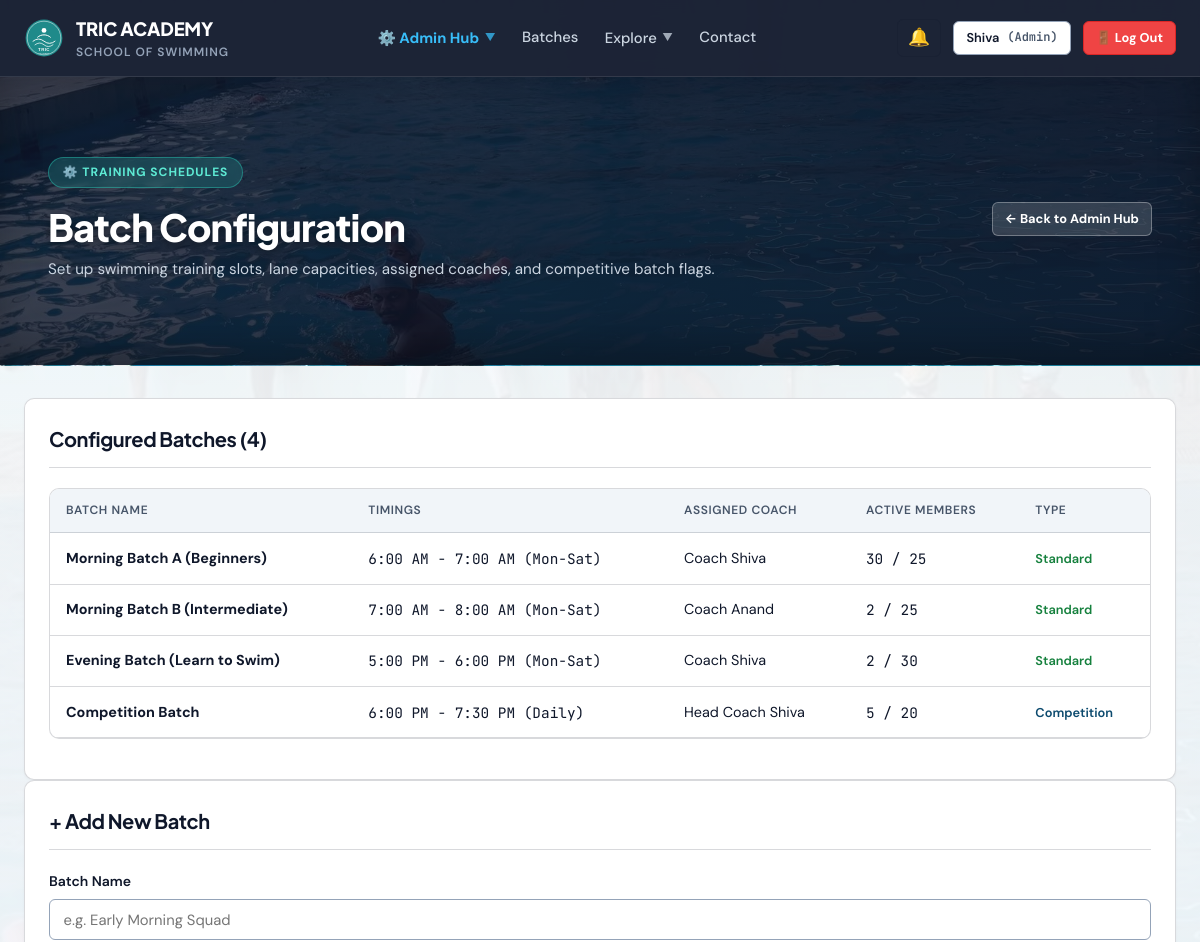
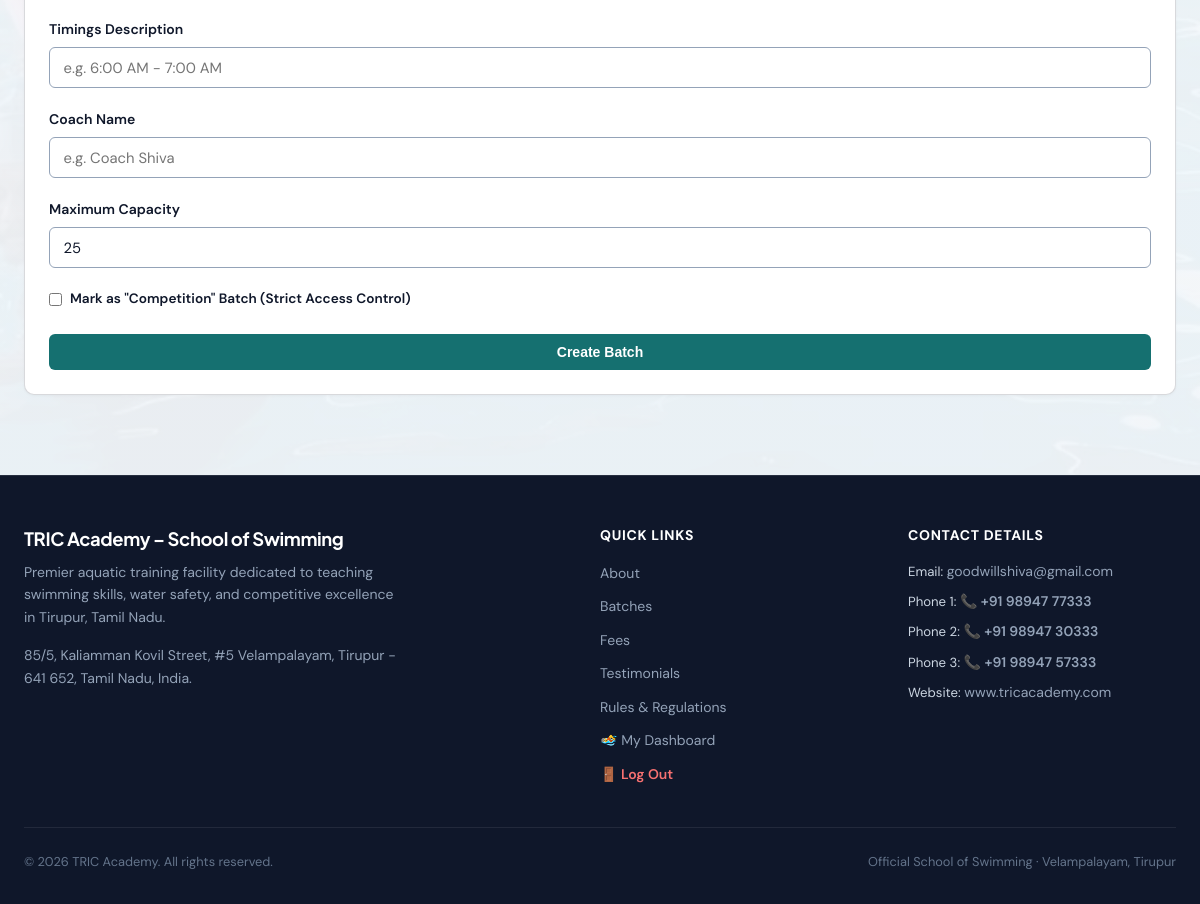
Screenshot of /admin/batches (signed in) with the database file from the repository (2 pictures, top to bottom).
### tables this page shows
CREATE TABLE "users" (
    id INTEGER PRIMARY KEY AUTOINCREMENT,
    app_no TEXT UNIQUE NOT NULL,
    role TEXT CHECK(role IN ('member', 'coach', 'admin')) NOT NULL DEFAULT 'member',
    status TEXT CHECK(status IN ('pending', 'approved', 'deactivated')) NOT NULL DEFAULT 'pending',
    name TEXT NOT NULL,
    email TEXT NOT NULL,
    phone TEXT NOT NULL,
    password_hash TEXT NOT NULL,
    dob DATE,
    age INTEGER,
    address TEXT,
    pincode TEXT,
    guardian_name TEXT,
    guardian_occupation TEXT,
    experience TEXT,
    pass_type_requested TEXT CHECK(pass_type_requested IN ('learn_to_swim', 'competition')) DEFAULT 'learn_to_swim',
    sponsored INTEGER DEFAULT 0,
    sponsor_cert_filename TEXT,
    photo_filename TEXT,
    health_declared INTEGER DEFAULT 0,
    rules_agreed INTEGER DEFAULT 0,
    signature_name TEXT,
    place TEXT,
    application_date DATE DEFAULT (DATE('now')),
    email_verified INTEGER DEFAULT 0,
    email_token TEXT,
    phone_verified INTEGER DEFAULT 0,
    mock_otp TEXT,
    reset_token TEXT,
    reset_token_expiry DATETIME,
    created_at DATETIME DEFAULT CURRENT_TIMESTAMP,
    rules_confirmed_at DATETIME,
    parent_id INTEGER REFERENCES users(id)
, dpdp_consent INTEGER DEFAULT 0);

CREATE TABLE batches (
    id INTEGER PRIMARY KEY AUTOINCREMENT,
    name TEXT NOT NULL,
    timing_desc TEXT NOT NULL,
    coach_name TEXT,
    max_capacity INTEGER DEFAULT 25,
    is_competition INTEGER DEFAULT 0
);

### app.py (the view, shortened to what this page needs)
@app.route('/admin/batches', methods=['GET', 'POST'])
@role_required(['admin'])
def admin_batches():
    db = get_db()
    batches = db.execute(
        """
        SELECT b.*, COUNT(m.id) AS member_count
        FROM batches b
        LEFT JOIN user_memberships m ON b.id = m.batch_id AND m.is_active = 1
        GROUP BY b.id
        ORDER BY b.id
        """
    ).fetchall()
    return render_template('admin_batches.html', batches=batches)

### app.py (called while the page is built)
def get_db():
    if 'db' not in g:
        g.db = sqlite3.connect(DATABASE, timeout=30.0, detect_types=sqlite3.PARSE_DECLTYPES)
        g.db.row_factory = sqlite3.Row
        g.db.execute("PRAGMA busy_timeout = 30000")
        g.db.execute("PRAGMA journal_mode = WAL")
        g.db.execute("PRAGMA foreign_keys = ON")
    return g.db

def get_current_user():
    if session.get('logged_out'):
        return None
    uid = session.get('user_id')
    if not uid:
        return None
    db = get_db()
    user = db.execute(
        """
        SELECT u.*,
               m.id AS membership_id, m.plan_id, m.batch_id, m.start_date, m.end_date, m.is_active AS membership_active,
               b.name AS batch_name, b.is_competition,
               p.name AS plan_name, p.fee_amount
        FROM users u
        LEFT JOIN user_memberships m ON u.id = m.user_id AND m.is_active = 1
        LEFT JOIN batches b ON m.batch_id = b.id
        LEFT JOIN plans p ON m.plan_id = p.id
        WHERE u.id = ?
        """,
        (uid,)
    ).fetchone()
    return user

@app.context_processor
def inject_user():
    user = get_current_user()
    unread_notifications_count = 0
    notifications_list = []
    if user:
        try:
            db = get_db()
            notifications_list = db.execute(
                "SELECT * FROM notifications WHERE user_id = ? ORDER BY created_at DESC LIMIT 5",
                (user['id'],)
            ).fetchall()
            unread_notifications_count = db.execute(
                "SELECT COUNT(*) AS c FROM notifications WHERE user_id = ? AND is_read = 0",
                (user['id'],)
            ).fetchone()['c']
        except Exception:
            pass
    return dict(
        current_user=user,
        now=datetime.now(),
        unread_notifications_count=unread_notifications_count,
        user_notifications=notifications_list
    )

def role_required(allowed_roles):
    def decorator(f):
        @wraps(f)
        def decorated_function(*args, **kwargs):
            user = get_current_user()
            if not user:
                flash('Please log in.', 'warning')
                return redirect(url_for('login'))
            if user['role'] not in allowed_roles:
                abort(403)
            return f(*args, **kwargs)
        return decorated_function
    return decorator

### templates/admin_batches.html (shortened to what this page needs)
{% extends "base.html" %}
{% block content %}
<div class="page-hero-banner">
  <div class="container" style="max-width: 1200px;">
    <div style="display: flex; justify-content: space-between; align-items: center; flex-wrap: wrap; gap: 1.5rem;">
      <div>
        <div class="hero-badge">⚙️ Training Schedules</div>
        <h1 style="color: #FFFFFF; margin: 0.25rem 0 0.5rem 0; font-size: clamp(1.75rem, 3.5vw, 2.35rem);">Batch Configuration</h1>
        <p style="color: #CBD5E1; margin: 0; font-size: 0.95rem;">Set up swimming training slots, lane capacities, assigned coaches, and competitive batch flags.</p>
      </div>
      <div>
        <a href="{{ url_for('admin_dashboard') }}" class="btn btn-secondary btn-sm" style="background: rgba(255,255,255,0.15); border-color: rgba(255,255,255,0.3); color: #FFFFFF; font-weight: 700;">
          ← Back to Admin Hub
        </a>
      </div>
    </div>
  </div>
</div>
<div class="container" style="padding-top: 2rem; padding-bottom: 5rem;">
  <div class="card">
      <div class="card-header">
        <h3 class="card-title">Configured Batches ({{ batches|length }})</h3>
      </div>
      <div class="table-container">
        <table class="data-table">
          <thead>
            <tr>
              <th>Batch Name</th>
              <th>Timings</th>
              <th>Assigned Coach</th>
              <th>Active Members</th>
              <th>Type</th>
            </tr>
          </thead>
          <tbody>
            {% for b in batches %}
            <tr>
              <td style="font-weight: 700;">{{ b.name }}</td>
              <td class="font-mono">{{ b.timing_desc }}</td>
              <td>{{ b.coach_name or 'Head Coach Shiva' }}</td>
              <td class="font-mono">{{ b.member_count }} / {{ b.max_capacity }}</td>
              <td>
                {% if b.is_competition %}
                  <span class="status-badge status-competition">Competition</span>
                {% else %}
                  <span class="status-badge status-active">Standard</span>
                {% endif %}
              </td>
            </tr>
            {% endfor %}
          </tbody>
        </table>
      </div>
    </div>
    <div class="card">
      <div class="card-header">
        <h3 class="card-title">+ Add New Batch</h3>
      </div>
      <form method="POST">
        <div class="form-group">
          <label class="form-label">Batch Name</label>
          <input type="text" name="name" class="form-control" placeholder="e.g. Early Morning Squad" required>
        </div>
        <div class="form-group">
          <label class="form-label">Timings Description</label>
          <input type="text" name="timing_desc" class="form-control" placeholder="e.g. 6:00 AM - 7:00 AM" required>
        </div>
        <div class="form-group">
          <label class="form-label">Coach Name</label>
          <input type="text" name="coach_name" class="form-control" placeholder="e.g. Coach Shiva">
        </div>
        <div class="form-group">
          <label class="form-label">Maximum Capacity</label>
          <input type="number" name="max_capacity" class="form-control font-mono" value="25" min="5" max="50">
        </div>
        <div class="form-group">
          <label style="display: flex; align-items: center; gap: 0.5rem; cursor: pointer; font-size: 0.85rem; font-weight: 600;">
            <input type="checkbox" name="is_competition" value="1">
            <span>Mark as "Competition" Batch (Strict Access Control)</span>
          </label>
        </div>
        <div style="margin-top: 1.5rem;">
          <button type="submit" class="btn btn-primary" style="width: 100%;">
            Create Batch
          </button>
        </div>
      </form>
    </div>
  </div>
{% endblock %}

### templates/base.html (shortened to what this page needs)
<!DOCTYPE html>
<html lang="en">
<head>
  <link rel="stylesheet" href="{{ url_for('static', filename='css/theme.css') }}">
  <link rel="stylesheet" href="{{ url_for('static', filename='css/paper_form.css') }}">
</head>
<body class="{% block body_class %}{% endblock %}">
  <header class="top-navbar {% block nav_class %}{% endblock %}">
    <div class="nav-container">
      <a href="{{ url_for('index') }}" class="brand-lockup">
        <img src="{{ url_for('static', filename='images/logo.svg') }}" alt="TRIC Logo" class="brand-logo-img">
        <div>
          <span class="brand-name">TRIC ACADEMY</span>
          <span class="brand-sub" data-i18n="nav_brand_sub">School of Swimming</span>
        </div>
      </a>
      <nav class="nav-links">
        {% if current_user and current_user.role == 'member' %}
          <a href="{{ url_for('member_dashboard') }}" class="nav-link {% if request.path in ('/dashboard', '/member/dashboard') %}active{% endif %}" data-i18n="nav_dashboard">🏊 My Dashboard</a>
          <a href="{{ url_for('renew_membership') }}" class="nav-link {% if request.path == '/renew' %}active{% endif %}" data-i18n="nav_renew">⚡ Renew Pass</a>
          <a href="{{ url_for('index') }}#batches" class="nav-link" data-i18n="nav_batches">Batches</a>
        {% elif current_user and current_user.role == 'admin' %}
          <div class="nav-dropdown" id="navAdminDropdown">
            <button type="button" class="nav-dropdown-toggle {% if '/admin' in request.path %}active{% endif %}" style="color: #38BDF8; font-weight: 700;">
              <span>⚙️ Admin Hub</span>
              <span class="nav-dropdown-chevron">▼</span>
            </button>
          </div>
          <a href="{{ url_for('index') }}#batches" class="nav-link" data-i18n="nav_batches">Batches</a>
        {% else %}
          <a href="{{ url_for('index') }}#about" class="nav-link" data-i18n="nav_about">About</a>
          <a href="{{ url_for('index') }}#batches" class="nav-link" data-i18n="nav_batches">Batches</a>
          <a href="{{ url_for('index') }}#fees" class="nav-link" data-i18n="nav_fees">Fees</a>
        {% endif %}
        <div class="nav-dropdown" id="navExploreDropdown">
          <button type="button" class="nav-dropdown-toggle {% if request.path in ('/rules', '/competition') %}active{% endif %}" aria-expanded="false" aria-haspopup="true">
            <span data-i18n="nav_explore">Explore</span>
            <span class="nav-dropdown-chevron">▼</span>
          </button>
        </div>
        <a href="{{ url_for('index') }}#contact" class="nav-link" data-i18n="nav_contact">Contact</a>
      </nav>
      <div class="nav-actions">
        {% if current_user %}
          <div class="notif-dropdown-wrapper">
            <button type="button" class="notif-btn" id="notifBellBtn" title="Notifications" onclick="document.getElementById('notifMenu').classList.toggle('open')">
              🔔
            </button>
          </div>
          <a href="{{ url_for('member_dashboard') if current_user.role == 'member' else url_for('admin_dashboard') }}" class="btn btn-secondary btn-sm nav-desktop-user">
            <span>{{ current_user.name.split()[0] }}</span>
            <span class="font-mono" style="font-size: 0.75rem; color: var(--text-muted);">({{ current_user.role|capitalize }})</span>
          </a>
          <a href="{{ url_for('logout') }}" class="btn btn-danger btn-sm nav-desktop-logout" style="font-weight: 700; background-color: #EF4444; border-color: #DC2626; color: #FFFFFF;" title="Log Out" data-i18n="nav_logout">
          </a>
        {% else %}
          <a href="{{ url_for('login') }}" class="btn btn-secondary btn-sm nav-desktop-login" data-i18n="nav_login">Login</a>
          <a href="{{ url_for('apply_pass') }}" class="btn btn-primary btn-sm nav-desktop-apply" data-i18n="nav_apply">Apply for Pass</a>
        {% endif %}
      </div>
    </div>
  </header>
  <main class="main-content">
    {% block content %}{% endblock %}
  </main>
  <footer class="site-footer">
    <div class="footer-container">
      <div class="footer-brand">
        <h4>TRIC Academy – School of Swimming</h4>
        <p>Premier aquatic training facility dedicated to teaching swimming skills, water safety, and competitive excellence in Tirupur, Tamil Nadu.</p>
        <div style="margin-top: 1rem; font-size: 0.85rem; color: #94A3B8;">
          <p>85/5, Kaliamman Kovil Street, #5 Velampalayam, Tirupur - 641 652, Tamil Nadu, India.</p>
        </div>
      </div>
      <div class="footer-col">
        <h5>Quick Links</h5>
        <ul class="footer-links">
          <li><a href="{{ url_for('index') }}#about" data-i18n="nav_about">About Academy</a></li>
          <li><a href="{{ url_for('index') }}#batches" data-i18n="nav_batches">Batch Schedules</a></li>
          <li><a href="{{ url_for('index') }}#fees" data-i18n="nav_fees">Membership Fees</a></li>
          <li><a href="{{ url_for('index') }}#testimonials" data-i18n="nav_testimonials">Member Testimonials</a></li>
          <li><a href="{{ url_for('rules') }}" data-i18n="nav_rules">Pool Rules & Safety</a></li>
          {% if current_user %}
            <li><a href="{{ url_for('member_dashboard') if current_user.role == 'member' else url_for('admin_dashboard') }}" data-i18n="nav_dashboard">My Dashboard</a></li>
            <li><a href="{{ url_for('logout') }}" style="color: #F87171; font-weight: 600;" data-i18n="nav_logout">🚪 Log Out</a></li>
          {% else %}
            <li><a href="{{ url_for('apply_pass') }}" data-i18n="nav_apply">Apply for Entry Pass</a></li>
          {% endif %}
        </ul>
      </div>
      <div class="footer-col">
        <h5>Contact Details</h5>
        <ul class="footer-links" style="font-size: 0.825rem;">
          <li>Email: <a href="mailto:goodwillshiva@gmail.com">goodwillshiva@gmail.com</a></li>
          <li>Phone 1: <a href="tel:+919894777333" class="phone-link">📞 +91 98947 77333</a></li>
          <li>Phone 2: <a href="tel:+919894730333" class="phone-link">📞 +91 98947 30333</a></li>
          <li>Phone 3: <a href="tel:+919894757333" class="phone-link">📞 +91 98947 57333</a></li>
          <li>Website: <a href="http://www.tricacademy.com" target="_blank">www.tricacademy.com</a></li>
        </ul>
      </div>
    </div>
    <div class="footer-bottom">
      <span>&copy; {{ now.year }} TRIC Academy. All rights reserved.</span>
      <span>Official School of Swimming · Velampalayam, Tirupur</span>
    </div>
  </footer>
</body>
</html>

### rows the page displays
users: name "Shiva", role "Admin"
batches: name "Morning Batch A (Beginners)", timing_desc "6:00 AM - 7:00 AM (Mon-Sat)", coach_name "Coach Shiva", member_count "30", max_capacity "25", is_competition "Standard"
batches: name "Morning Batch B (Intermediate)", timing_desc "7:00 AM - 8:00 AM (Mon-Sat)", coach_name "Coach Anand", member_count "2", max_capacity "25", is_competition "Standard"
batches: name "Evening Batch (Learn to Swim)", timing_desc "5:00 PM - 6:00 PM (Mon-Sat)", coach_name "Coach Shiva", member_count "2", max_capacity "30", is_competition "Standard"
batches: name "Competition Batch", timing_desc "6:00 PM - 7:30 PM (Daily)", coach_name "Head Coach Shiva", member_count "5", max_capacity "20", is_competition "Competition"

### other values shown
{{ batches|length }} "4"
